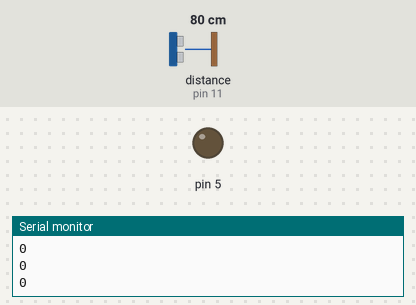
Bench run of a sketch on a simulated Arduino Uno, built with avr-gcc and run on an emulated ATmega328P. Parts: output pins drawn as LEDs (lit = HIGH), the last lines printed to the serial monitor. Wiring (inferred from the names in the program): ultrasonic range finder: trigger pin 12; echo pin 11. Dashed ring = blinking. Inputs (shaded band) come from the test bench; at power-on: distance to the obstacle (sensor on pin 11) 80 cm. The echo pulse lasts 58.3 µs per cm; pins used as bus, display or sensor lines are not drawn.

Above: at 1.7 s.
1.8 s: distance to the obstacle (sensor on pin 11) set to 48 cm
3.3 s: distance to the obstacle (sensor on pin 11) set to 38 cm
At 3.42 s:
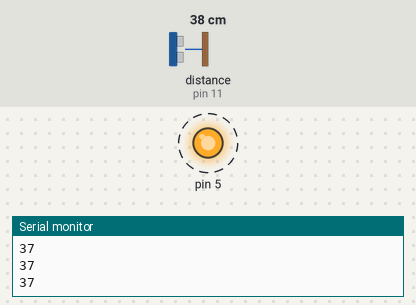
6.3 s: distance to the obstacle (sensor on pin 11) set to 2 cm
At 6.77 s:
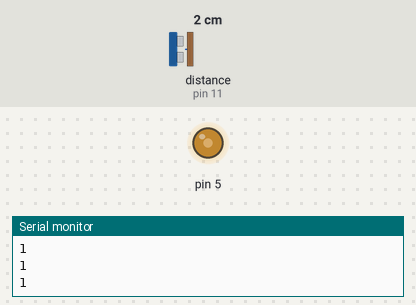
9.3 s: distance to the obstacle (sensor on pin 11) set to 9 cm
12.3 s: distance to the obstacle (sensor on pin 11) set to 60 cm
At 12.3 s:
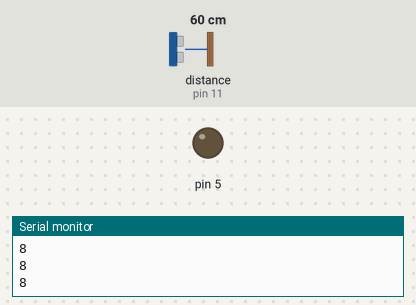
13.8 s: distance to the obstacle (sensor on pin 11) set to 35 cm
At 13.91 s:
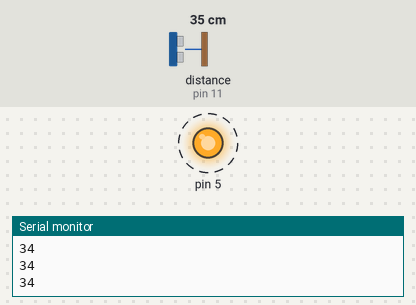
Timing chart, 0 to 17.8 s (numbered marks = the images above; inputs shaded):
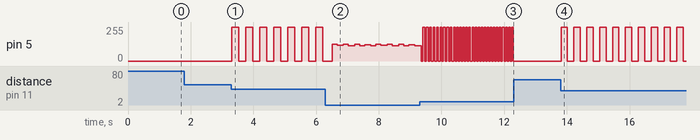

The sketch:

Ultra_flash.ino
```cpp
#define trig 12
#define echo 11
#define firewall 8
#define maxdistance 100

int lasts[firewall];

int ultra(){
  digitalWrite(trig, LOW);
  delayMicroseconds(2);
  // Sets the trigPin HIGH (ACTIVE) for 10 microseconds
  digitalWrite(trig, HIGH);
  delayMicroseconds(10);
  digitalWrite(trig, LOW);
  // Reads the echoPin, returns the sound wave travel time in microseconds
  int dist = pulseIn(echo, HIGH, 30*maxdistance);
  return (int)((double)(dist)*0.01715);
}

int aver(){
  int s = 0;
  for(int i = 0; i < firewall; i++){
    s += lasts[i];
  }
  s = s/firewall;
  return s;
}

void setup(){
  Serial.begin(115200);
  pinMode(echo, INPUT);
  pinMode(trig, OUTPUT);
  pinMode(5, OUTPUT);
  delay(500);
}

void loop(){
  int a = ultra();
  Serial.println(a);
  if(abs(aver()-a) < 20){
    if(a < 50 && a != 0){
      digitalWrite(5, HIGH);
      delay(map(a, 0, 50, 0, 300));
      digitalWrite(5, LOW);
      delay(map(a, 0, 50, 0, 300));
    }
  }
  for(int i = 0; i < firewall; i++){
    lasts[i] = lasts[i+1];
  }
  lasts[firewall-1] = a;
}
```

Measured:
- the behaviour switches between 44 and 43 cm on distance to the obstacle (sensor on pin 11) (found by bisection; images 0 and 1)
- after the input at 3.3 s, pin 5: alternates 255/255 for 0.22 s and 0/255 for 0.22 s, starting at once
- after the input at 12.3 s, pin 5: stops changing and stays 0/255
- after the input at 13.8 s, pin 5: alternates 255/255 for 0.20 s and 0/255 for 0.21 s, starting at once
